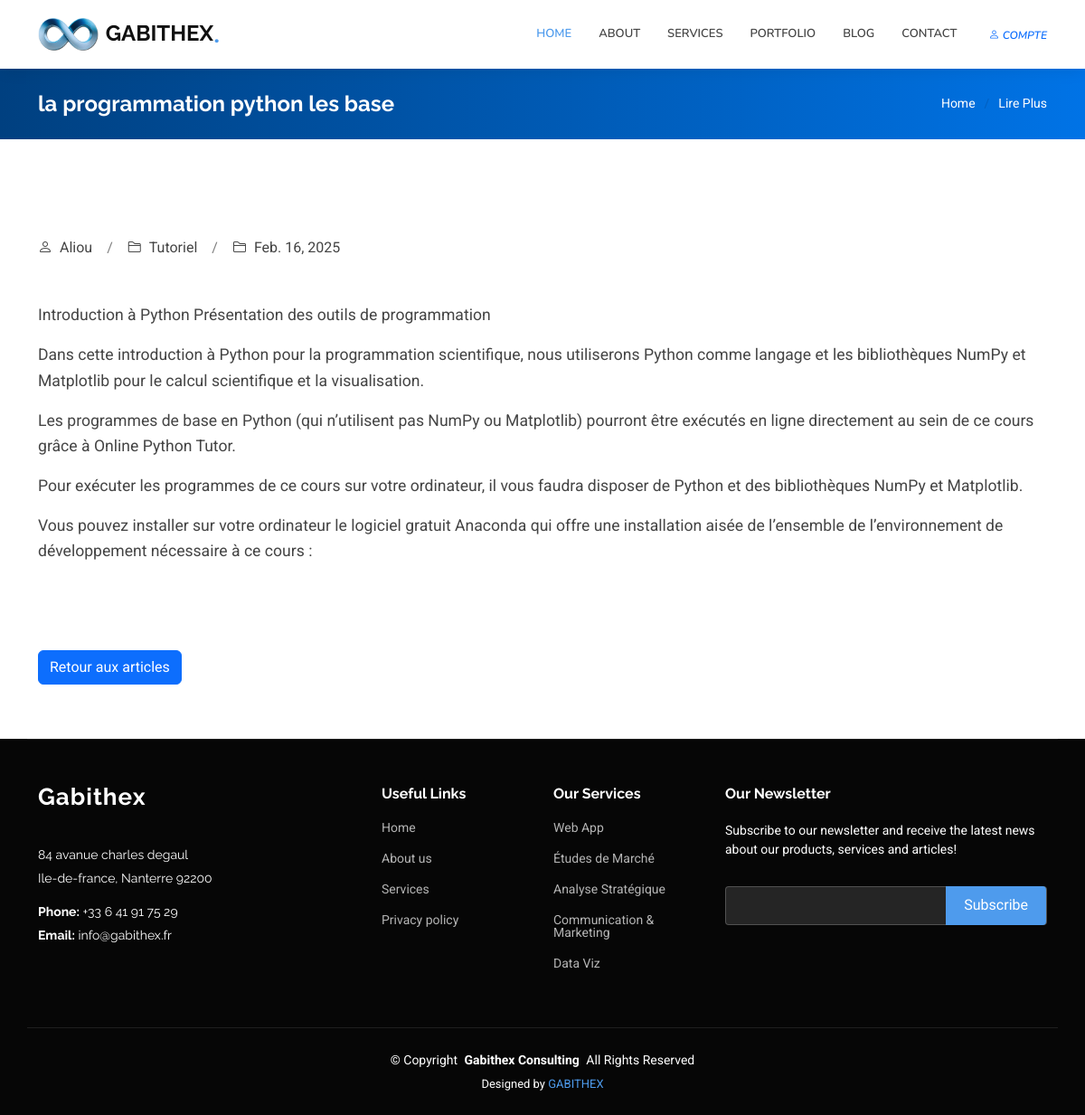
Screenshot of /article/la-programmation-python-les-base/ with the database file from the repository.
### nene/models.py (models this page shows, shortened)
class Article(models.Model):
    title = models.CharField(max_length=255, verbose_name="Titre")
    slug = models.SlugField(unique=True, blank=True, verbose_name="Slug")
    author = models.CharField(max_length=100, verbose_name="Auteur")
    category = models.CharField(max_length=100, verbose_name="Catégorie")
    content = models.TextField(verbose_name="Contenu (Markdown)")  # Markdown pour le texte et le code
    image = models.ImageField(upload_to="articles/", verbose_name="Image", null=True, blank=True)
    published_date = models.DateField(auto_now_add=True, verbose_name="Date de publication")
    def render_markdown(self):
        return mark_safe(markdown.markdown(
            self.content,
            extensions=["fenced_code", "codehilite"]  # Active les blocs de code
        ))

### nene/views.py (the view)
# urls.py: path("article/<slug:slug>/", views.blog_detail, name="blog_detail"),
def blog_detail(request, slug):
    article = get_object_or_404(Article, slug=slug)
    return render(request, "nene/blog_details.html", {"article": article})

### templates/nene/blog_details.html (shortened to what this page needs)
{% extends "nene/base.html" %}
{%load static%}
{% block content %}
    <div class="page-title accent-background">
        <div class="container d-lg-flex justify-content-between align-items-center">
          <h1 class="mb-2 mb-lg-0">{{ article.title }}</h1>
          <nav class="breadcrumbs">
            <ol>
              <li><a href="{% url 'index' %}" >Home</a></li>
              <li class="current" >Lire Plus</li>
            </ol>
          </nav>
        </div>
      </div>
    <section id="about" class="about section">
        <div class="container">
            <div class="meta d-flex align-items-center mt-5 mb-5">
                <div class="d-flex align-items-center">
                    <i class="bi bi-person"></i> <span class="ps-2">{{ article.author }}</span>
                </div>
                <span class="px-3 text-black-50">/</span>
                <div class="d-flex align-items-center">
                    <i class="bi bi-folder2"></i> <span class="ps-2">{{ article.category }}</span>
                </div>
                <span class="px-3 text-black-50">/</span>
                <div class="d-flex align-items-center">
                    <i class="bi bi-folder2"></i> <span class="ps-2">{{ article.published_date }}</span>
                </div>
            </div>
            <div class="content-text mb-5">
                {{ article.render_markdown|safe }}
            </div>
            <a href="{% url 'blog' %}" class="btn btn-primary mt-5" mt-5">Retour aux articles</a>
            </div>
    </section>
{%endblock%}

### static/nene/css/main.css (style rules this page uses)
:root { --default-font: "Roboto", system-ui, -apple-system, "Segoe UI", Roboto, "Helvetica Neue", Arial, "Noto Sans", "Liberation Sans", sans-serif, "Apple Color Emoji", "Segoe UI Emoji", "Segoe UI Symbol", "Noto Color Emoji"; --heading-font: "Raleway", sans-serif; --nav-font: "Nunito", sans-serif; }
:root { --background-color: #ffffff; --default-color: #444444; --heading-color: #111111; --accent-color: #4e9bed; --surface-color: #ffffff; --contrast-color: #ffffff; }
:root { --nav-color: #444444; --nav-hover-color: #4e9bed; --nav-mobile-background-color: #ffffff; --nav-dropdown-background-color: #ffffff; --nav-dropdown-color: #444444; --nav-dropdown-hover-color: #4e9bed; }
.accent-background { --background-color: #4e9bed; --default-color: #ffffff; --heading-color: #ffffff; --accent-color: #ffffff; --surface-color: #2a95e1; --contrast-color: #ffffff; }
:root { scroll-behavior: smooth; }
body { color: var(--default-color); background-color: var(--background-color); font-family: var(--default-font); }
a { color: var(--accent-color); text-decoration: none; transition: 0.3s; }
h1, h2, h3, h4, h5, h6 { color: var(--heading-color); font-family: var(--heading-font); }
.page-title { color: #ffffff; background: linear-gradient(90deg, #004080, #0073e6); padding: 25px 0; position: relative; }
.page-title h1 { font-size: 24px; font-weight: 700; }
.page-title .breadcrumbs ol { display: flex; flex-wrap: wrap; list-style: none; padding: 0; margin: 0; font-size: 14px; font-weight: 400; }
.page-title .breadcrumbs ol li+li { padding-left: 10px; }
.page-title .breadcrumbs ol li+li::before { content: "/"; display: inline-block; padding-right: 10px; color: color-mix(in srgb, #004080, transparent 70%); }
section, .section { color: var(--default-color); background-color: var(--background-color); padding: 60px 0; scroll-margin-top: 100px; overflow: clip; }
.content-text { font-size: 1.1rem; line-height: 1.6; }

### rows the page displays
Article: title "la programmation python les base", author "Aliou", category "Tutoriel", published_date "Feb. 16, 2025", render_markdown "Introduction à Python Présentation des outils de programmation Dans cette introduction à Python pour la programmation scientifique, nous utiliserons Python comme langage et les bibliothèques NumPy et Matplotlib pour le calcul scientifique et la visualisation. Les programmes de base en Python (qui n’utilisent pas NumPy ou Matplotlib) pourront être exécutés en ligne directement au sein de ce cours grâce à Online Python Tutor. Pour exécuter les programmes de ce cours sur votre ordinateur, il vous faudra disposer de Python et des bibliothèques NumPy et Matplotlib. Vous pouvez installer sur votre ordinateur le logiciel gratuit Anaconda qui offre une installation aisée de l’ensemble de…"
